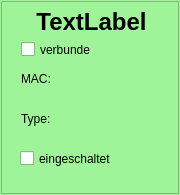
<?xml version="1.0" encoding="UTF-8"?>
<ui version="4.0">
 <class>EndpointWidget</class>
 <widget class="QWidget" name="EndpointWidget">
  <property name="geometry">
   <rect>
    <x>0</x>
    <y>0</y>
    <width>180</width>
    <height>195</height>
   </rect>
  </property>
  <property name="palette">
   <palette>
    <active>
     <colorrole role="WindowText">
      <brush brushstyle="SolidPattern">
       <color alpha="255">
        <red>0</red>
        <green>0</green>
        <blue>0</blue>
       </color>
      </brush>
     </colorrole>
     <colorrole role="Button">
      <brush brushstyle="SolidPattern">
       <color alpha="255">
        <red>159</red>
        <green>244</green>
        <blue>154</blue>
       </color>
      </brush>
     </colorrole>
     <colorrole role="Light">
      <brush brushstyle="SolidPattern">
       <color alpha="255">
        <red>255</red>
        <green>255</green>
        <blue>255</blue>
       </color>
      </brush>
     </colorrole>
     <colorrole role="Midlight">
      <brush brushstyle="SolidPattern">
       <color alpha="255">
        <red>207</red>
        <green>249</green>
        <blue>204</blue>
       </color>
      </brush>
     </colorrole>
     <colorrole role="Dark">
      <brush brushstyle="SolidPattern">
       <color alpha="255">
        <red>79</red>
        <green>122</green>
        <blue>77</blue>
       </color>
      </brush>
     </colorrole>
     <colorrole role="Mid">
      <brush brushstyle="SolidPattern">
       <color alpha="255">
        <red>106</red>
        <green>163</green>
        <blue>103</blue>
       </color>
      </brush>
     </colorrole>
     <colorrole role="Text">
      <brush brushstyle="SolidPattern">
       <color alpha="255">
        <red>0</red>
        <green>0</green>
        <blue>0</blue>
       </color>
      </brush>
     </colorrole>
     <colorrole role="BrightText">
      <brush brushstyle="SolidPattern">
       <color alpha="255">
        <red>255</red>
        <green>255</green>
        <blue>255</blue>
       </color>
      </brush>
     </colorrole>
     <colorrole role="ButtonText">
      <brush brushstyle="SolidPattern">
       <color alpha="255">
        <red>0</red>
        <green>0</green>
        <blue>0</blue>
       </color>
      </brush>
     </colorrole>
     <colorrole role="Base">
      <brush brushstyle="SolidPattern">
       <color alpha="255">
        <red>255</red>
        <green>255</green>
        <blue>255</blue>
       </color>
      </brush>
     </colorrole>
     <colorrole role="Window">
      <brush brushstyle="SolidPattern">
       <color alpha="255">
        <red>159</red>
        <green>244</green>
        <blue>154</blue>
       </color>
      </brush>
     </colorrole>
     <colorrole role="Shadow">
      <brush brushstyle="SolidPattern">
       <color alpha="255">
        <red>0</red>
        <green>0</green>
        <blue>0</blue>
       </color>
      </brush>
     </colorrole>
     <colorrole role="AlternateBase">
      <brush brushstyle="SolidPattern">
       <color alpha="255">
        <red>207</red>
        <green>249</green>
        <blue>204</blue>
       </color>
      </brush>
     </colorrole>
     <colorrole role="ToolTipBase">
      <brush brushstyle="SolidPattern">
       <color alpha="255">
        <red>255</red>
        <green>255</green>
        <blue>220</blue>
       </color>
      </brush>
     </colorrole>
     <colorrole role="ToolTipText">
      <brush brushstyle="SolidPattern">
       <color alpha="255">
        <red>0</red>
        <green>0</green>
        <blue>0</blue>
       </color>
      </brush>
     </colorrole>
    </active>
    <inactive>
     <colorrole role="WindowText">
      <brush brushstyle="SolidPattern">
       <color alpha="255">
        <red>0</red>
        <green>0</green>
        <blue>0</blue>
       </color>
      </brush>
     </colorrole>
     <colorrole role="Button">
      <brush brushstyle="SolidPattern">
       <color alpha="255">
        <red>159</red>
        <green>244</green>
        <blue>154</blue>
       </color>
      </brush>
     </colorrole>
     <colorrole role="Light">
      <brush brushstyle="SolidPattern">
       <color alpha="255">
        <red>255</red>
        <green>255</green>
        <blue>255</blue>
       </color>
      </brush>
     </colorrole>
     <colorrole role="Midlight">
      <brush brushstyle="SolidPattern">
       <color alpha="255">
        <red>207</red>
        <green>249</green>
        <blue>204</blue>
       </color>
      </brush>
     </colorrole>
     <colorrole role="Dark">
      <brush brushstyle="SolidPattern">
       <color alpha="255">
        <red>79</red>
        <green>122</green>
        <blue>77</blue>
       </color>
      </brush>
     </colorrole>
     <colorrole role="Mid">
      <brush brushstyle="SolidPattern">
       <color alpha="255">
        <red>106</red>
        <green>163</green>
        <blue>103</blue>
       </color>
      </brush>
     </colorrole>
     <colorrole role="Text">
      <brush brushstyle="SolidPattern">
       <color alpha="255">
        <red>0</red>
        <green>0</green>
        <blue>0</blue>
       </color>
      </brush>
     </colorrole>
     <colorrole role="BrightText">
      <brush brushstyle="SolidPattern">
       <color alpha="255">
        <red>255</red>
        <green>255</green>
        <blue>255</blue>
       </color>
      </brush>
     </colorrole>
     <colorrole role="ButtonText">
      <brush brushstyle="SolidPattern">
       <color alpha="255">
        <red>0</red>
        <green>0</green>
        <blue>0</blue>
       </color>
      </brush>
     </colorrole>
     <colorrole role="Base">
      <brush brushstyle="SolidPattern">
       <color alpha="255">
        <red>255</red>
        <green>255</green>
        <blue>255</blue>
       </color>
      </brush>
     </colorrole>
     <colorrole role="Window">
      <brush brushstyle="SolidPattern">
       <color alpha="255">
        <red>159</red>
        <green>244</green>
        <blue>154</blue>
       </color>
      </brush>
     </colorrole>
     <colorrole role="Shadow">
      <brush brushstyle="SolidPattern">
       <color alpha="255">
        <red>0</red>
        <green>0</green>
        <blue>0</blue>
       </color>
      </brush>
     </colorrole>
     <colorrole role="AlternateBase">
      <brush brushstyle="SolidPattern">
       <color alpha="255">
        <red>207</red>
        <green>249</green>
        <blue>204</blue>
       </color>
      </brush>
     </colorrole>
     <colorrole role="ToolTipBase">
      <brush brushstyle="SolidPattern">
       <color alpha="255">
        <red>255</red>
        <green>255</green>
        <blue>220</blue>
       </color>
      </brush>
     </colorrole>
     <colorrole role="ToolTipText">
      <brush brushstyle="SolidPattern">
       <color alpha="255">
        <red>0</red>
        <green>0</green>
        <blue>0</blue>
       </color>
      </brush>
     </colorrole>
    </inactive>
    <disabled>
     <colorrole role="WindowText">
      <brush brushstyle="SolidPattern">
       <color alpha="255">
        <red>79</red>
        <green>122</green>
        <blue>77</blue>
       </color>
      </brush>
     </colorrole>
     <colorrole role="Button">
      <brush brushstyle="SolidPattern">
       <color alpha="255">
        <red>159</red>
        <green>244</green>
        <blue>154</blue>
       </color>
      </brush>
     </colorrole>
     <colorrole role="Light">
      <brush brushstyle="SolidPattern">
       <color alpha="255">
        <red>255</red>
        <green>255</green>
        <blue>255</blue>
       </color>
      </brush>
     </colorrole>
     <colorrole role="Midlight">
      <brush brushstyle="SolidPattern">
       <color alpha="255">
        <red>207</red>
        <green>249</green>
        <blue>204</blue>
       </color>
      </brush>
     </colorrole>
     <colorrole role="Dark">
      <brush brushstyle="SolidPattern">
       <color alpha="255">
        <red>79</red>
        <green>122</green>
        <blue>77</blue>
       </color>
      </brush>
     </colorrole>
     <colorrole role="Mid">
      <brush brushstyle="SolidPattern">
       <color alpha="255">
        <red>106</red>
        <green>163</green>
        <blue>103</blue>
       </color>
      </brush>
     </colorrole>
     <colorrole role="Text">
      <brush brushstyle="SolidPattern">
       <color alpha="255">
        <red>79</red>
        <green>122</green>
        <blue>77</blue>
       </color>
      </brush>
     </colorrole>
     <colorrole role="BrightText">
      <brush brushstyle="SolidPattern">
       <color alpha="255">
        <red>255</red>
        <green>255</green>
        <blue>255</blue>
       </color>
      </brush>
     </colorrole>
     <colorrole role="ButtonText">
      <brush brushstyle="SolidPattern">
       <color alpha="255">
        <red>79</red>
        <green>122</green>
        <blue>77</blue>
       </color>
      </brush>
     </colorrole>
     <colorrole role="Base">
      <brush brushstyle="SolidPattern">
       <color alpha="255">
        <red>159</red>
        <green>244</green>
        <blue>154</blue>
       </color>
      </brush>
     </colorrole>
     <colorrole role="Window">
      <brush brushstyle="SolidPattern">
       <color alpha="255">
        <red>159</red>
        <green>244</green>
        <blue>154</blue>
       </color>
      </brush>
     </colorrole>
     <colorrole role="Shadow">
      <brush brushstyle="SolidPattern">
       <color alpha="255">
        <red>0</red>
        <green>0</green>
        <blue>0</blue>
       </color>
      </brush>
     </colorrole>
     <colorrole role="AlternateBase">
      <brush brushstyle="SolidPattern">
       <color alpha="255">
        <red>159</red>
        <green>244</green>
        <blue>154</blue>
       </color>
      </brush>
     </colorrole>
     <colorrole role="ToolTipBase">
      <brush brushstyle="SolidPattern">
       <color alpha="255">
        <red>255</red>
        <green>255</green>
        <blue>220</blue>
       </color>
      </brush>
     </colorrole>
     <colorrole role="ToolTipText">
      <brush brushstyle="SolidPattern">
       <color alpha="255">
        <red>0</red>
        <green>0</green>
        <blue>0</blue>
       </color>
      </brush>
     </colorrole>
    </disabled>
   </palette>
  </property>
  <property name="windowTitle">
   <string>Form</string>
  </property>
  <property name="autoFillBackground">
   <bool>false</bool>
  </property>
  <widget class="QCheckBox" name="cb_switchedOn">
   <property name="geometry">
    <rect>
     <x>20</x>
     <y>150</y>
     <width>91</width>
     <height>17</height>
    </rect>
   </property>
   <property name="text">
    <string>eingeschaltet</string>
   </property>
  </widget>
  <widget class="QFrame" name="background">
   <property name="geometry">
    <rect>
     <x>1</x>
     <y>1</y>
     <width>178</width>
     <height>193</height>
    </rect>
   </property>
   <property name="autoFillBackground">
    <bool>true</bool>
   </property>
   <property name="frameShape">
    <enum>QFrame::StyledPanel</enum>
   </property>
   <property name="frameShadow">
    <enum>QFrame::Raised</enum>
   </property>
   <property name="lineWidth">
    <number>3</number>
   </property>
   <property name="midLineWidth">
    <number>3</number>
   </property>
   <widget class="QFrame" name="connectedCbFrame">
    <property name="geometry">
     <rect>
      <x>0</x>
      <y>0</y>
      <width>180</width>
      <height>61</height>
     </rect>
    </property>
    <property name="autoFillBackground">
     <bool>false</bool>
    </property>
    <property name="frameShape">
     <enum>QFrame::NoFrame</enum>
    </property>
    <property name="frameShadow">
     <enum>QFrame::Plain</enum>
    </property>
    <property name="lineWidth">
     <number>2</number>
    </property>
    <widget class="QCheckBox" name="cb_connected">
     <property name="geometry">
      <rect>
       <x>20</x>
       <y>40</y>
       <width>70</width>
       <height>17</height>
      </rect>
     </property>
     <property name="text">
      <string>verbunden</string>
     </property>
    </widget>
    <widget class="QLabel" name="l_alias">
     <property name="geometry">
      <rect>
       <x>10</x>
       <y>5</y>
       <width>161</width>
       <height>31</height>
      </rect>
     </property>
     <property name="font">
      <font>
       <pointsize>18</pointsize>
       <weight>75</weight>
       <bold>true</bold>
      </font>
     </property>
     <property name="text">
      <string>TextLabel</string>
     </property>
     <property name="alignment">
      <set>Qt::AlignCenter</set>
     </property>
     <property name="wordWrap">
      <bool>true</bool>
     </property>
    </widget>
   </widget>
   <widget class="QLabel" name="l_MAC">
    <property name="geometry">
     <rect>
      <x>20</x>
      <y>70</y>
      <width>221</width>
      <height>16</height>
     </rect>
    </property>
    <property name="text">
     <string>MAC: </string>
    </property>
   </widget>
   <widget class="QLabel" name="l_type">
    <property name="geometry">
     <rect>
      <x>20</x>
      <y>110</y>
      <width>221</width>
      <height>16</height>
     </rect>
    </property>
    <property name="text">
     <string>Type: </string>
    </property>
   </widget>
  </widget>
  <zorder>background</zorder>
  <zorder>cb_switchedOn</zorder>
 </widget>
 <resources/>
 <connections/>
</ui>
